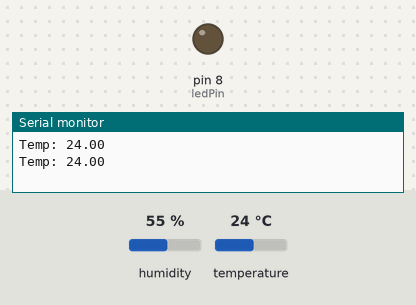
A sketch run on a simulated Arduino Uno, built with avr-gcc and run on an emulated ATmega328P. On the bench: output pins drawn as LEDs (lit = HIGH), the last lines printed to the serial monitor. The inputs (shaded band) are chosen by the test bench; at power-on: temperature 24 °C, humidity 55 %.

Above: at 2.8 s.
2.9 s: temperature set to 29.3 °C
5.6 s: temperature set to 30.7 °C
At 7.1 s:
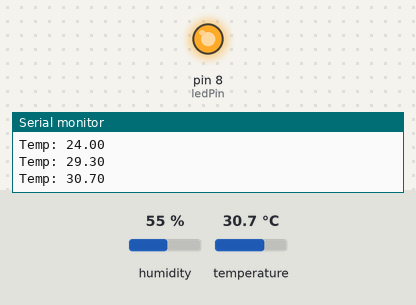
8.3 s: temperature set to 12 °C
At 10.5 s:
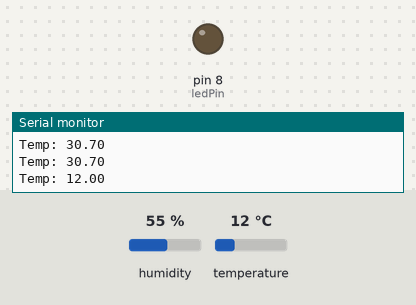
11.5 s: temperature set to 33 °C
At 13.5 s:
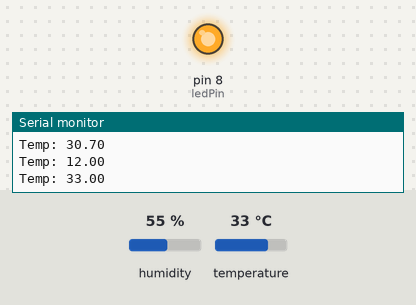
Timing chart, 0 to 15.0 s (numbered marks = the images above; inputs shaded):
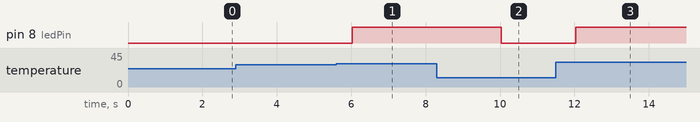

The sketch:

prog06.ino
```cpp
#include <DHT.h>

#define DHTPIN 2
#define DHTTYPE DHT22
DHT dht(DHTPIN, DHTTYPE);

int ledPin = 8;

void setup()
{
    pinMode(ledPin, OUTPUT);
    Serial.begin(9600);
    dht.begin();
}

void loop()
{
    float temp = dht.readTemperature();

    if (!isnan(temp))
    {
        Serial.print("Temp: ");
        Serial.println(temp);

        if (temp > 30.0)
        {
            digitalWrite(ledPin, HIGH);
        }
        else
        {
            digitalWrite(ledPin, LOW);
        }
    }

    delay(2000);
}
```

Measured:
- the behaviour switches between 30 and 30.1 °C on temperature (found by bisection; images 0 and 1)
- after the input at 5.6 s, pin 8 (ledPin): LOW → HIGH after 0.42 s
- after the input at 8.3 s, pin 8 (ledPin): HIGH → LOW after 1.7 s
- after the input at 11.5 s, pin 8 (ledPin): LOW → HIGH after 0.54 s
